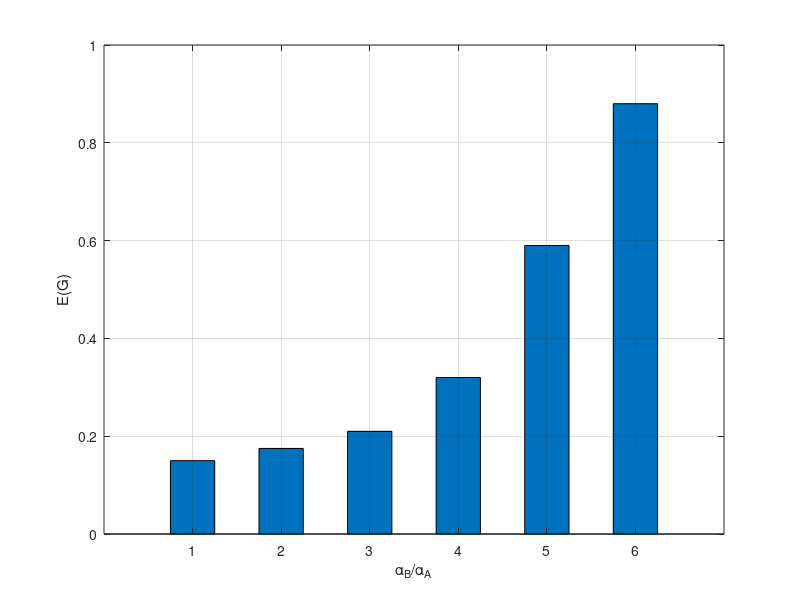

Here is the MATLAB script that generated this plot:
%Section 3.3
%Subsection 3.3.1
%Plot a bar chart about the changes of the ANP;
clc;
clear;

%x=[0.25,0.50,1.0,2.0,4.0,8.0];
y=[0.15,0.175,0.21,0.32,0.59,0.88];
set(gca,'xticklabel',{'0.25','0.50','1.0','2.0','4.0','8.0'}) 
bar(y,0.5);
xlabel('\alpha_B/\alpha_A');
ylabel('E(G)')
grid on;